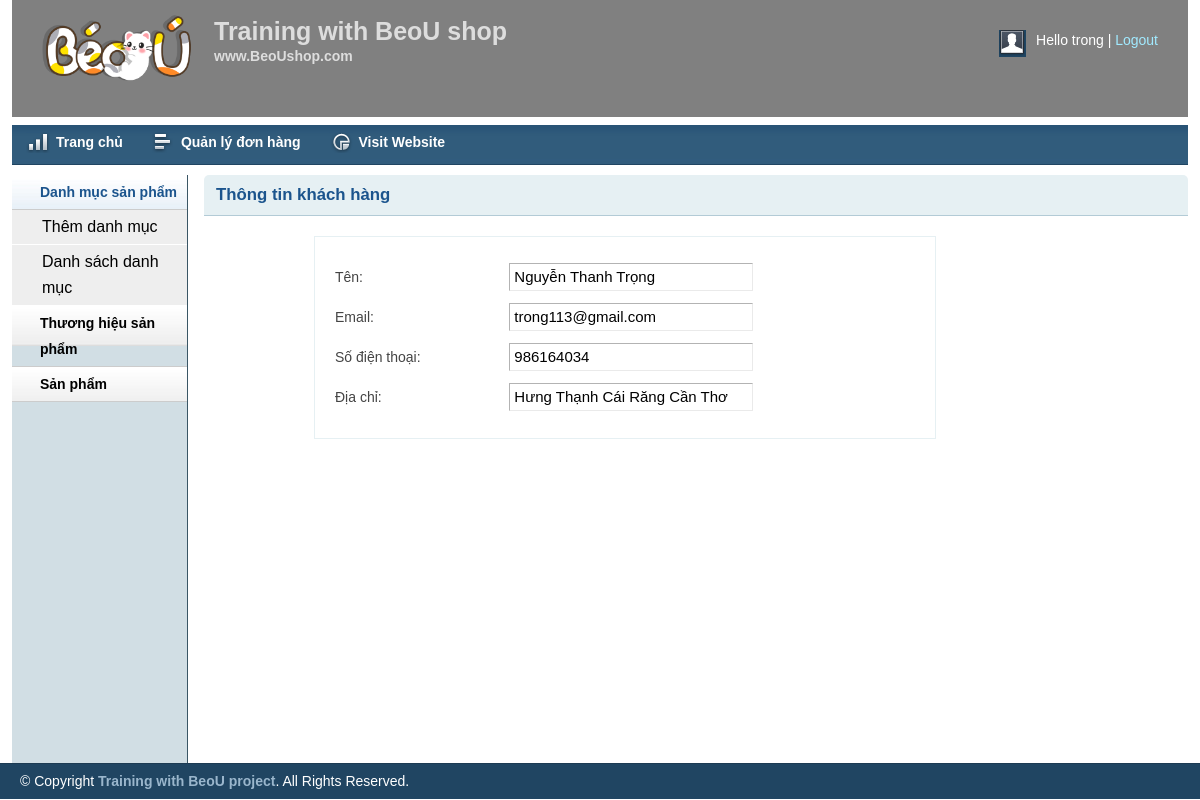
Screenshot of /admin/customer.php?customerid=3 (signed in) with the database file from the repository.
### tables this page shows
CREATE TABLE `tbl_customer` (
  `customer_id` int(11) NOT NULL,
  `name` varchar(255) NOT NULL,
  `email` varchar(255) NOT NULL,
  `password_1` varchar(255) NOT NULL,
  `diachi` varchar(255) NOT NULL,
  `sodienthoai` int(255) NOT NULL
);

### lib/database.php (called while the page is built)
<?php
class Database
{
  private $host = "localhost";
  private $username = "root";
  private $password = "";
  private $dbname = "pet";
  protected function connect()
  {
    $conn = 'mysql:host' . $this->host . ';dbname=' . $this->dbname . ';charset=utf8';
    $pdo = new PDO($conn, $this->username, $this->password);
    return $pdo;
  }
}

### classes/customer.php (called while the page is built, shortened)
<?php
$filepath = realpath(dirname(__FILE__));
include_once($filepath . '/../lib/database.php');
?>
<?php
class customer extends Database
{
  public function show_customers($id)
  {
    $sql = "SELECT * FROM pet.tbl_customer WHERE customer_id = ?";
    $stmt = $this->connect()->prepare($sql);
    $stmt->execute([$id]);
    return $stmt;
  }
}
?>

### admin/customer.php (the view, shortened to what this page needs)
<?php include_once 'inc/header.php'; ?>
<?php include_once 'inc/sidebar.php'; ?>
<?php
$filepath = realpath(dirname(__FILE__));
include_once($filepath . '/../classes/customer.php');
?>
<?php
if (!isset($_GET['customerid']) || $_GET['customerid'] == NULL) {
    echo "<script>window.location = 'inbox.php'</script>";
} else {
    $id = $_GET['customerid'];
}
$cs = new customer();
?>
<div class="grid_10">
    <div class="box round first grid">
        <h2>Thông tin khách hàng</h2>
        <div class="block copyblock">
            <?php
            $get_customer = $cs->show_customers($id);
            if ($get_customer) {
                while ($result = $get_customer->fetch()) {
            ?>
                    <form action="" method="post">
                        <table class="form">
                            <tr>
                                <td>Tên:</td>
                                <td>
                                    <input type="text" readonly="readonly" value="<?php echo $result['name'] ?>" name="catName" class="medium" />
                                </td>
                            </tr>
                            <tr>
                                <td>Email:</td>
                                <td>
                                    <input type="text" readonly="redonly" value="<?php echo $result['email'] ?>" name="catName" class="medium" />
                                </td>
                            </tr>
                            <tr>
                                <td>Số điện thoại:</td>
                                <td>
                                    <input type="text" readonly="readonly" value="<?php echo $result['sodienthoai'] ?>" name="catName" class="medium" />
                                </td>
                            </tr>
                            <tr>
                                <td>Địa chỉ:</td>
                                <td>
                                    <input type="text" readonly="redonly" value="<?php echo $result['diachi'] ?>" name="catName" class="medium" />
                                </td>
                            </tr>
                        </table>
                    </form>
            <?php
                }
            }
            ?>
        </div>
    </div>
</div>
<?php include_once 'inc/footer.php'; ?>

### admin/css/layout.css (style rules this page uses)
body { background: #fff none repeat scroll 0 0; color: #444; font-size: 14px; padding: 0; }
h1, h2, h3, h4, h5, h6 { line-height:1.2em; margin-bottom:.3em; }
h2 { margin-top:1em; }
.box { background:#fff; margin-bottom:20px; padding:10px 10px 10px 10px; margin-left:-8px; }
.box.grid { padding-bottom:40px; }
.box.round { -moz-border-radius: 5px 5px 0px 0px; -webkit-border-radius: 5px 5px 0px 0px; border-radius: 5px 5px 0px 0px; }
.box h2 { font-size:1.2em; font-weight:bold; color:#1B548D; background:#E6F0F3; margin:-10px -10px 0 -10px; padding:10px 12px; border-bottom:1px solid #B3CBD6; -moz-border-radius: 5px 5px 0px 0px; -webkit-border-radius: 5px 5px 0px 0px; border-radius: 5px 5px 0px 0px; }
.box.first { min-height: 406px; }
.block { padding-top:20px; }
.copyblock { border: 1px solid #e6f0f3; line-height: 32px; margin-left: 100px; margin-top: 20px; padding-left: 20px; width: 600px; }
table.form { width:100%; }
table.form td { padding:4px 0px; }
table.form input, table.form select { font-size: 15px; padding: 4px 4px 5px 4px; border-top: 1px solid #b3b3b3; border-left: 1px solid #b3b3b3; border-right: 1px solid #eaeaea; border-bottom: 1px solid #eaeaea; }
input.medium { width: 55%; }
.block { padding-bottom:1px; }

### rows the page displays
tbl_customer: catName "Nguyễn Thanh Trọng", catName "trong113@gmail.com", catName "986164034", catName "Hưng Thạnh Cái Răng Cần Thơ"

### other values shown
Session::get('adminName') "trong"
